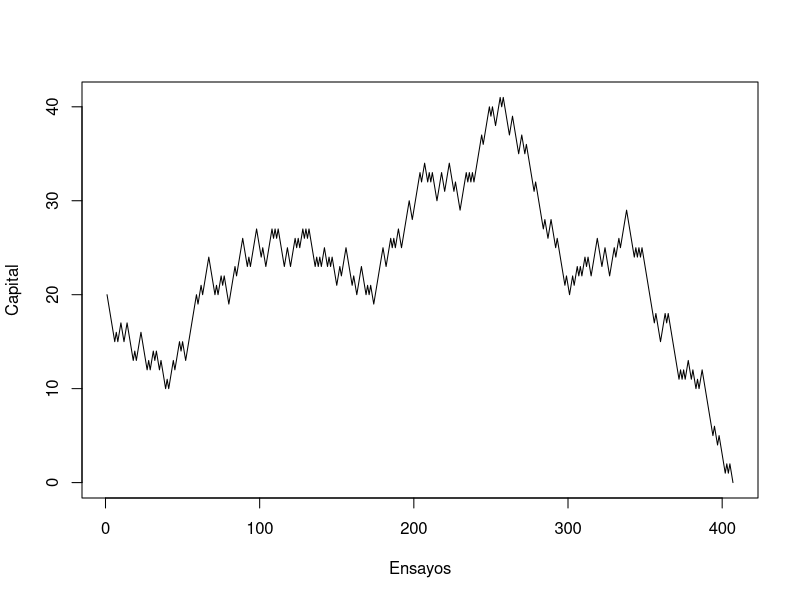

R code for this plot:
#Actividad 1

## Ejercicio 1
quiebra = function (capital,prob_cara) {
  p=prob_cara
  q=1-p
  vector <- c(capital)
  while (capital>0) {
    Resultado <- sample(c(-1,1), size=1, prob=c(p,q))
    capital <- c(capital+Resultado)
    vector <- append(vector, c(capital))
  }
  plot(ts(vector),xlab='Ensayos',ylab='Capital')
  abline(h=50,col='black',lty=2)
  length(vector) 
}

quiebra(20,0.5)

## Ejercicio 2

## Funcion para dif.eq



### Funcion para dif.eq2